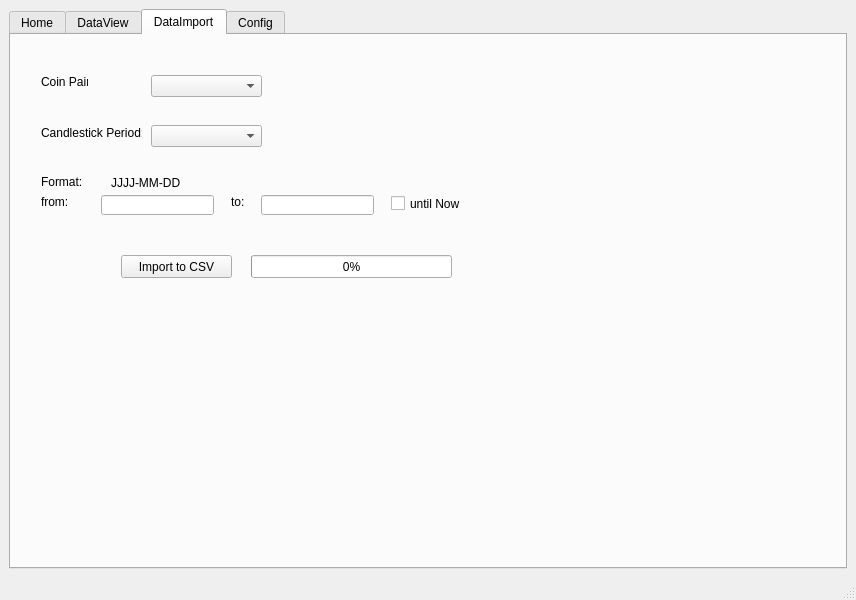
<?xml version="1.0" encoding="UTF-8"?>
<ui version="4.0">
 <class>MainWindow</class>
 <widget class="QMainWindow" name="MainWindow">
  <property name="geometry">
   <rect>
    <x>0</x>
    <y>0</y>
    <width>856</width>
    <height>600</height>
   </rect>
  </property>
  <property name="windowTitle">
   <string>Bitpanda GE Data-Viewer</string>
  </property>
  <widget class="QWidget" name="centralwidget">
   <layout class="QVBoxLayout" name="verticalLayout">
    <item>
     <widget class="QTabWidget" name="tabWidget">
      <property name="sizePolicy">
       <sizepolicy hsizetype="Expanding" vsizetype="Expanding">
        <horstretch>0</horstretch>
        <verstretch>0</verstretch>
       </sizepolicy>
      </property>
      <property name="currentIndex">
       <number>2</number>
      </property>
      <property name="movable">
       <bool>true</bool>
      </property>
      <widget class="QWidget" name="tabHome">
       <attribute name="title">
        <string>Home</string>
       </attribute>
      </widget>
      <widget class="QWidget" name="tabDataView">
       <attribute name="title">
        <string>DataView</string>
       </attribute>
       <layout class="QGridLayout" name="gridDataView">
        <item row="0" column="0">
         <widget class="QGroupBox" name="f11">
          <property name="title">
           <string>Information</string>
          </property>
          <layout class="QGridLayout" name="gridLayout_2">
           <item row="0" column="0">
            <widget class="QLabel" name="label">
             <property name="text">
              <string>Pair:</string>
             </property>
            </widget>
           </item>
           <item row="0" column="1">
            <widget class="QComboBox" name="cBTraidPairs">
             <property name="currentText">
              <string/>
             </property>
            </widget>
           </item>
           <item row="1" column="0">
            <widget class="QLabel" name="label_2">
             <property name="text">
              <string>Interday Volume:</string>
             </property>
            </widget>
           </item>
           <item row="1" column="1">
            <widget class="QLabel" name="lVolume24h">
             <property name="text">
              <string>100.000.000€</string>
             </property>
            </widget>
           </item>
           <item row="2" column="0" colspan="2">
            <widget class="QGroupBox" name="groupBox">
             <property name="title">
              <string>5-Day Volume</string>
             </property>
             <layout class="QGridLayout" name="gridLayout">
              <item row="0" column="0">
               <widget class="QLabel" name="label_4">
                <property name="text">
                 <string>Yesterday:</string>
                </property>
               </widget>
              </item>
              <item row="0" column="1">
               <widget class="QLabel" name="lVolume1Days">
                <property name="text">
                 <string>100.000.000€</string>
                </property>
               </widget>
              </item>
              <item row="1" column="0">
               <widget class="QLabel" name="label_5">
                <property name="text">
                 <string>two days ago:</string>
                </property>
               </widget>
              </item>
              <item row="1" column="1">
               <widget class="QLabel" name="lVolume2Days">
                <property name="text">
                 <string>100.000.000€</string>
                </property>
               </widget>
              </item>
              <item row="2" column="0">
               <widget class="QLabel" name="label_6">
                <property name="text">
                 <string>three days ago:</string>
                </property>
               </widget>
              </item>
              <item row="2" column="1">
               <widget class="QLabel" name="lVolume3Days">
                <property name="text">
                 <string>100.000.000€</string>
                </property>
               </widget>
              </item>
              <item row="3" column="0">
               <widget class="QLabel" name="label_7">
                <property name="text">
                 <string>four days ago:</string>
                </property>
               </widget>
              </item>
              <item row="3" column="1">
               <widget class="QLabel" name="lVolume4Days">
                <property name="text">
                 <string>100.000.000€</string>
                </property>
               </widget>
              </item>
              <item row="4" column="0">
               <widget class="QLabel" name="label_8">
                <property name="text">
                 <string>five days ago:</string>
                </property>
               </widget>
              </item>
              <item row="4" column="1">
               <widget class="QLabel" name="lVolume5Days">
                <property name="text">
                 <string>100.000.000€</string>
                </property>
               </widget>
              </item>
             </layout>
            </widget>
           </item>
          </layout>
         </widget>
        </item>
        <item row="0" column="1">
         <widget class="QFrame" name="f12">
          <property name="frameShape">
           <enum>QFrame::StyledPanel</enum>
          </property>
          <property name="frameShadow">
           <enum>QFrame::Raised</enum>
          </property>
          <layout class="QGridLayout" name="gridDeapthChart">
           <item row="0" column="0">
            <widget class="QPushButton" name="bDeapthMinus">
             <property name="text">
              <string>-</string>
             </property>
            </widget>
           </item>
           <item row="0" column="1">
            <widget class="QLabel" name="lDeapthPrice">
             <property name="text">
              <string>10€</string>
             </property>
             <property name="textFormat">
              <enum>Qt::AutoText</enum>
             </property>
             <property name="alignment">
              <set>Qt::AlignCenter</set>
             </property>
            </widget>
           </item>
           <item row="0" column="2">
            <widget class="QPushButton" name="bDeapthPlus">
             <property name="text">
              <string>+</string>
             </property>
             <property name="default">
              <bool>false</bool>
             </property>
             <property name="flat">
              <bool>false</bool>
             </property>
            </widget>
           </item>
           <item row="1" column="0" colspan="3">
            <widget class="MplWidget" name="mplDeapthChart" native="true"/>
           </item>
          </layout>
         </widget>
        </item>
        <item row="1" column="0" colspan="2">
         <widget class="MplWidget" name="mplCandleChart" native="true"/>
        </item>
       </layout>
      </widget>
      <widget class="QWidget" name="tabDataImport">
       <attribute name="title">
        <string>DataImport</string>
       </attribute>
       <widget class="QComboBox" name="cBTraidPairs_2">
        <property name="geometry">
         <rect>
          <x>140</x>
          <y>40</y>
          <width>111</width>
          <height>22</height>
         </rect>
        </property>
       </widget>
       <widget class="QLabel" name="label_3">
        <property name="geometry">
         <rect>
          <x>30</x>
          <y>40</y>
          <width>47</width>
          <height>13</height>
         </rect>
        </property>
        <property name="text">
         <string>Coin Pair:</string>
        </property>
       </widget>
       <widget class="QPushButton" name="bImport">
        <property name="geometry">
         <rect>
          <x>110</x>
          <y>220</y>
          <width>111</width>
          <height>23</height>
         </rect>
        </property>
        <property name="text">
         <string>Import to CSV</string>
        </property>
       </widget>
       <widget class="QLineEdit" name="tBFrom">
        <property name="geometry">
         <rect>
          <x>90</x>
          <y>160</y>
          <width>113</width>
          <height>20</height>
         </rect>
        </property>
       </widget>
       <widget class="QLineEdit" name="tBTo">
        <property name="enabled">
         <bool>true</bool>
        </property>
        <property name="geometry">
         <rect>
          <x>250</x>
          <y>160</y>
          <width>113</width>
          <height>20</height>
         </rect>
        </property>
       </widget>
       <widget class="QLabel" name="label_9">
        <property name="geometry">
         <rect>
          <x>30</x>
          <y>160</y>
          <width>47</width>
          <height>13</height>
         </rect>
        </property>
        <property name="text">
         <string>from:</string>
        </property>
       </widget>
       <widget class="QLabel" name="label_10">
        <property name="geometry">
         <rect>
          <x>220</x>
          <y>160</y>
          <width>47</width>
          <height>13</height>
         </rect>
        </property>
        <property name="text">
         <string>to:</string>
        </property>
       </widget>
       <widget class="QLabel" name="label_11">
        <property name="geometry">
         <rect>
          <x>30</x>
          <y>140</y>
          <width>47</width>
          <height>13</height>
         </rect>
        </property>
        <property name="text">
         <string>Format:</string>
        </property>
       </widget>
       <widget class="QLabel" name="label_12">
        <property name="geometry">
         <rect>
          <x>100</x>
          <y>140</y>
          <width>101</width>
          <height>16</height>
         </rect>
        </property>
        <property name="text">
         <string>JJJJ-MM-DD</string>
        </property>
       </widget>
       <widget class="QComboBox" name="cBCandlestickPeriod">
        <property name="geometry">
         <rect>
          <x>140</x>
          <y>90</y>
          <width>111</width>
          <height>22</height>
         </rect>
        </property>
       </widget>
       <widget class="QLabel" name="label_13">
        <property name="geometry">
         <rect>
          <x>30</x>
          <y>90</y>
          <width>101</width>
          <height>16</height>
         </rect>
        </property>
        <property name="text">
         <string>Candlestick Period:</string>
        </property>
       </widget>
       <widget class="QCheckBox" name="chBNow">
        <property name="geometry">
         <rect>
          <x>380</x>
          <y>160</y>
          <width>70</width>
          <height>17</height>
         </rect>
        </property>
        <property name="text">
         <string>until Now</string>
        </property>
       </widget>
       <widget class="QProgressBar" name="pBImport">
        <property name="geometry">
         <rect>
          <x>240</x>
          <y>220</y>
          <width>201</width>
          <height>23</height>
         </rect>
        </property>
        <property name="value">
         <number>0</number>
        </property>
       </widget>
      </widget>
      <widget class="QWidget" name="tabConfig">
       <attribute name="title">
        <string>Config</string>
       </attribute>
      </widget>
     </widget>
    </item>
   </layout>
  </widget>
  <widget class="QStatusBar" name="statusBar">
   <property name="statusTip">
    <string/>
   </property>
  </widget>
 </widget>
 <customwidgets>
  <customwidget>
   <class>MplWidget</class>
   <extends>QWidget</extends>
   <header>mplwidget.h</header>
   <container>1</container>
  </customwidget>
 </customwidgets>
 <resources/>
 <connections/>
</ui>
